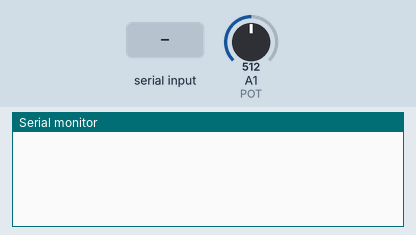
Recording of a sketch running on a simulated Arduino Uno, built with avr-gcc and run on an emulated ATmega328P. Shown: the last lines printed to the serial monitor. The test bench sets the inputs (shaded band); at power-on: A1 (POT) = 512.

Above: at 1.2 s.
1.3 s: "A" received over Serial
At 1.66 s:
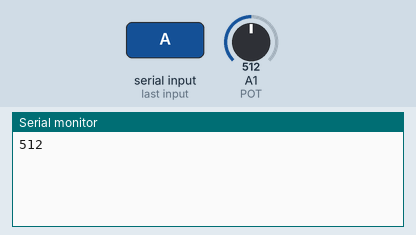
3.6 s: A1 (POT) set to 716
At 3.66 s:
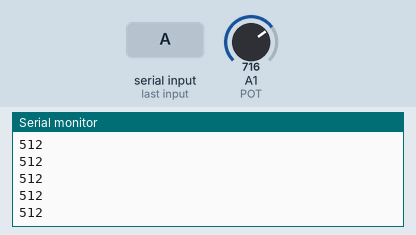
5.1 s: A1 (POT) set to 900
At 5.26 s:
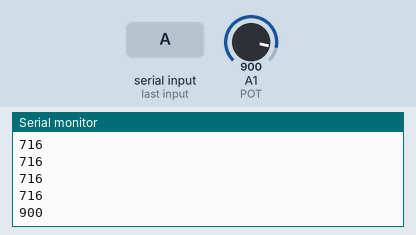
Timing chart, 0 to 8.1 s (numbered marks = the images above; inputs shaded):
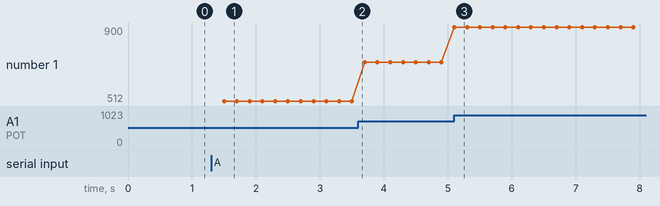

Measured:
- after the input at 1.3 s, the serial monitor: prints a new line after 0.20 s (image 1)
- after the input at 5.1 s, the serial monitor: prints a new line at once (image 3)
- plotted number 1: 512 → 716 after the input at 3.6 s, 716 → 900 after the input at 5.1 s

The sketch:

5_serial_com.ino
```cpp
// By: Nathan and Broc
#include <MsTimer2.h>

#define PHOTOCELL A0
#define POT A1

int sampleRate;
int incoming = 0;   // for incoming serial data
bool messageSent = false;
bool pot = false;
int sensorValue;

void setup() {
  Serial.begin(9600);
  Serial.flush();

}

void runTimer() {
  if (Serial.available() > 0) {
    incoming = Serial.read();
    if (incoming == 'S') {
      MsTimer2::stop();
    }
  }

  if (pot) {
    sensorValue = analogRead(POT);
    Serial.println(sensorValue);
  } else {
    sensorValue = analogRead(PHOTOCELL);
    Serial.println(sensorValue);
  }
}

void setTimer(int sampingRate) {
  MsTimer2::set(sampingRate, runTimer);
  MsTimer2::start();
}

void loop() {

  while (!messageSent) {
    if (Serial.available() > 0) {
      incoming = Serial.read();
    }

    switch(incoming) {
      case 'A':
        messageSent = true;
        pot = true;
        setTimer(200);
        break;
      case 'B':
        messageSent = true;
        pot = true;
        setTimer(20);
        break;
      case 'C':
        messageSent = true;
        setTimer(200);
        break;
      case 'D':
        messageSent = true;
        setTimer(200);
        break;
      default:
        break;
    }
  }
}
```
